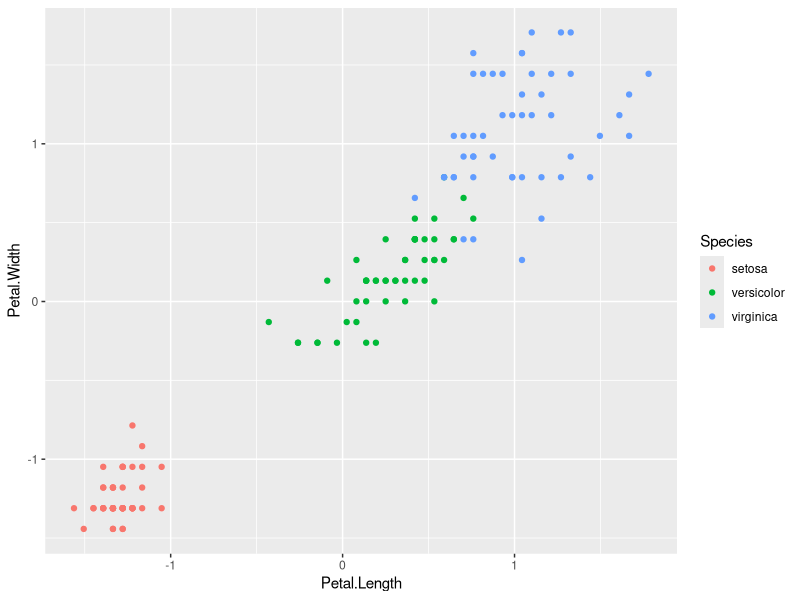

Write R code to recreate this figure.
## ---- chunk 1
knitr::opts_chunk$set(echo = TRUE)
## ---- chunk 2
library(ggplot2)
library(lattice)
library(caret)
data(iris)
head(iris)
## ---- chunk 3
preprocessParams1 <- preProcess(iris[,1:4], method=c('center', 'scale'))
iris[,1:4] <- predict(preprocessParams1, iris[,1:4])
head(iris)
## ---- chunk 4
library(rpart)
dTree <- rpart(Species ~., data = iris, method="class")
pred = predict(dTree, iris, type = "class")
result = data.frame(label=iris$Species, prediction=pred)
head(result)
## ---- chunk 5
confMat <- table(iris$Species, pred)
accuracy <- sum(diag(confMat))/sum(confMat)
print(accuracy)
## ---- chunk 6
control <- trainControl(method="cv", number=3)
model <- train(Species~., data=iris, method="rpart", trControl=control)
model
## ---- chunk 7
model <- train(Species~., data=iris, method="knn", trControl=control)
model
## ---- chunk 8
library(ggplot2)
ggplot(iris, aes(Petal.Length, Petal.Width, color = Species)) + geom_point()
## ---- chunk 9
irisCluster <- kmeans(iris[, 3:4], 3, nstart = 20)
irisCluster
